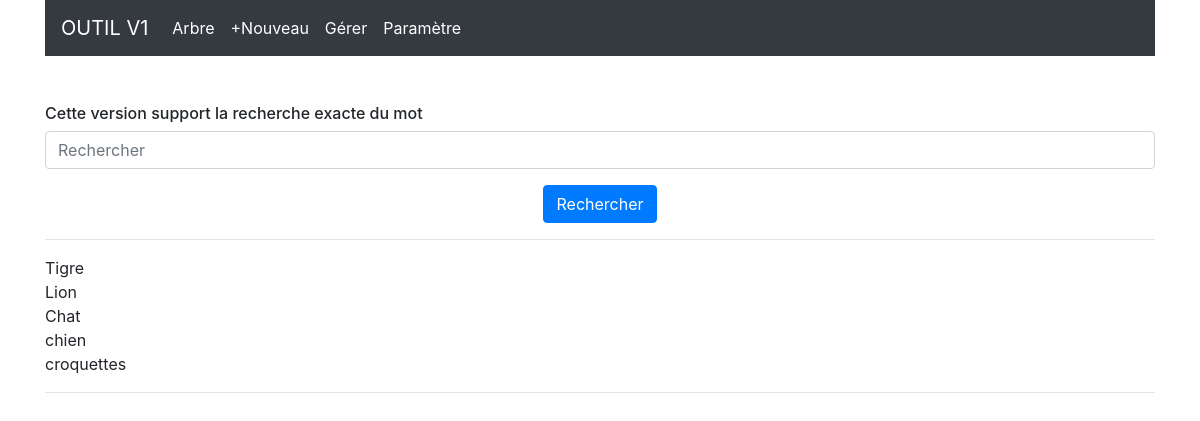
Screenshot of /index.php?s=Animal with the database file from the repository.
### tables this page shows
CREATE TABLE `trees` (
  `id` int(11) NOT NULL,
  `name` varchar(255) DEFAULT NULL,
  `treeId` int(11) DEFAULT NULL,
  `node` varchar(255) DEFAULT '',
  `isquestion` bit(1) NOT NULL DEFAULT b'0'
);

### config.php (called while the page is built, shortened)
<?php
class Connection{
    private $servername="localhost";
    private $username="root";
    private  $psw='$Zaki2704';
    function __construct()
    {
        try{
            $this->PDOConnection=new PDO("mysql:host=$this->servername;dbname=arbresdb",$this->username,$this->psw);
        }catch(PDOException $e){
            echo "Database connection failed ".$e->getMessage();
        }
    }
    public static function  getConnection(){
        $con=new Connection();
          return $con->PDOConnection;
    }
}
?>

### TreeDAO.php (the view, shortened to what this page needs)
<?php
class TreeDAO
{
    public $con;
    function __construct($con)
    {
        $this->con = $con;
    }
    public function search($text)
    {
        $arr = explode(' ', $text);
        foreach ($arr as $key => $word) {
            if (strlen($word) > 1) {
                $sql = "SELECT * from trees where name like '%$word%'";
                $stm = $this->con->prepare($sql);
                $result = [];
                try {
                    $stm->execute();
                    $data = $stm->fetchAll();
                    if ($data) {
                        foreach ($data as $value) {
                            array_push($result, $value);
                            $node = $value["node"];
                            $sql2 = "SELECT * from trees where node like '$node.%' and isquestion=0";
                            $stm2 = $this->con->prepare($sql2);
                            $result = [];
                            try {
                                $stm2->execute();
                                $datas = $stm2->fetchAll();
                                if ($datas) {
                                    foreach ($datas as $v) {
                                        array_push($result, $v);
                                        echo $v['name'] . "<br>";
                                    }
                                } else {
                                    echo "nothing";
                                }
                            } catch (PDOException $e) {
                                echo $e->getMessage();
                            }
                        }
                    } else {
                        echo "Aucun Résultat";
                    }
                } catch (PDOException $e) {
                    echo $e->getMessage();
                }
            }
        }
    }
}

### rows the page displays
trees: name "Tigre"
trees: name "Lion"
trees: name "Chat"
trees: name "chien"
trees: name "croquettes"
